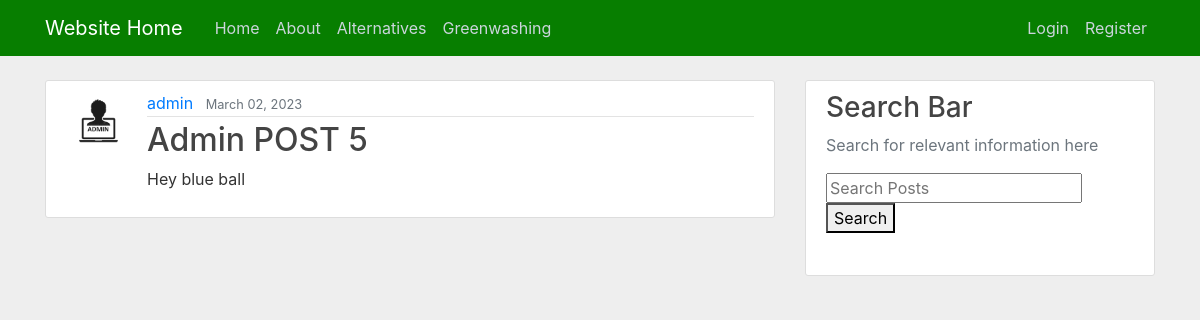
The app's page /greenpost/7/ with its own data.
### website/models.py (models this page shows)
class GreenPosts(models.Model):
    title = models.CharField(max_length=100)
    content = models.TextField()
    date_posted = models.DateTimeField(default=timezone.now)
    author = models.ForeignKey(User, on_delete=models.CASCADE)

### users/models.py (models this page shows, shortened)
class Profile(models.Model):
    user = models.OneToOneField(User, on_delete=models.CASCADE)
    image = models.ImageField(default='default.jpg', upload_to='profile_pics')

### website/views.py (the view)
# urls.py: path('greenpost/<int:pk>/', GreenPostDetailView.as_view(), name='greenpost-detail'),
class GreenPostDetailView(DetailView):
    model = GreenPosts

### website/templates/website/greenposts_detail.html
{% extends "website/base.html" %}
    {% block content %}
    <article class="media content-section">
       <img class="rounded-circle article-img" src="{{ object.author.profile.image.url }}">
    <div class="media-body">
        <div class="article-metadata">
        <a class="mr-2" href="{% url 'user-posts' object.author.username %}">{{ object.author }}</a>
        <small class="text-muted">{{ object.date_posted|date:"F d, Y" }}</small>
        </div>
        <h2 class="article-title">{{ object.title }}</h2>
        <p class="article-content">{{ object.content }}</p>
    </div>
    </article>
{% endblock content %}

### website/static/website/main.css (style rules this page uses)
body { background: #eeeeee; color: #333333; margin-top: 5rem; }
h1, h2, h3, h4, h5, h6 { color: #444444; }
.content-section { background: #ffffff; padding: 10px 20px; border: 1px solid #dddddd; border-radius: 3px; margin-bottom: 20px; }
.article-title { color: #444444; }
.article-content { white-space: pre-line; }
.article-img { height: 65px; width: 65px; margin-right: 16px; }
.article-metadata { padding-bottom: 1px; margin-bottom: 4px; border-bottom: 1px solid #e3e3e3 }

### records on screen
GreenPosts: author.profile.image (picture), author "admin", date_posted "March 02, 2023", title "Admin POST 5", content "Hey blue ball"
